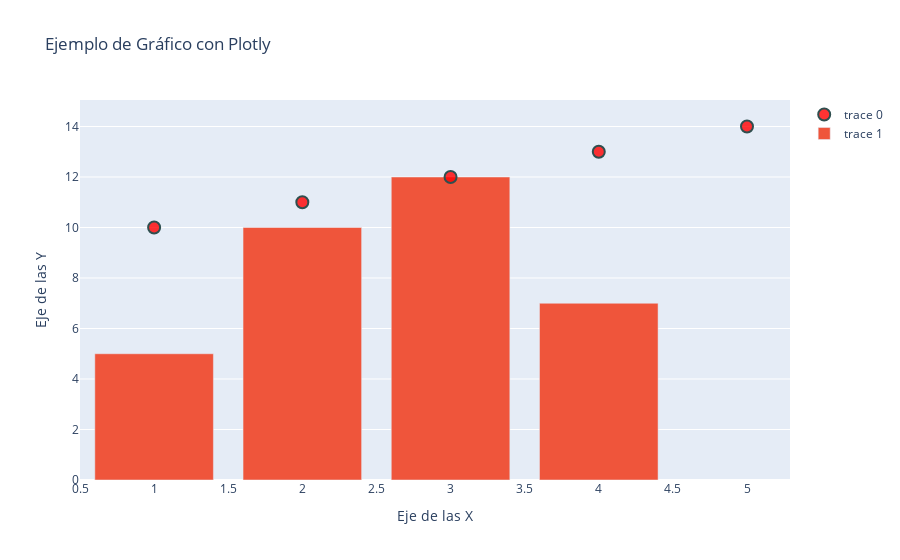

The cell this chart's notebook holds for it:
### Code cell
#Incrementando más de un trazado
trazado_barras = go.Bar(x=[1,2,3,4],
                        y=[5,10,12,7])
fig.add_trace(trazado_barras)

### Figure 1 — Plotly figure (JSON) as saved in the notebook; plotly's stock layout.template omitted (floating-point values rounded to 4 significant figures)
{"data": [{"marker": {"color": "rgba(255,0,0,0.8)", "line": {"color": "DarkSlateGrey", "width": 2}, "size": 12}, "mode": "markers", "type": "scatter", "x": [1, 2, 3, 4, 5], "y": [10, 11, 12, 13, 14]}, {"type": "bar", "x": [1, 2, 3, 4], "y": [5, 10, 12, 7]}], "layout": {"autosize": true, "title": {"text": "Ejemplo de Gráfico con Plotly"}, "xaxis": {"autorange": true, "range": [0.5, 5.279], "title": {"text": "Eje de las X"}, "type": "linear"}, "yaxis": {"autorange": true, "range": [0, 15.41], "title": {"text": "EJe de las Y"}, "type": "linear"}}}
